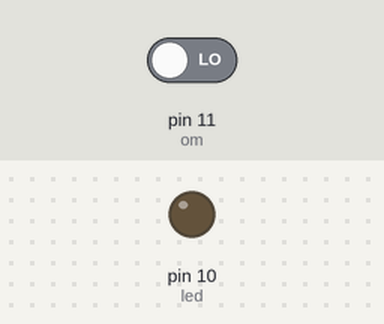
Simulated run of this sketch. Board: Arduino Uno, built with avr-gcc and run on an emulated ATmega328P. Parts: output pins drawn as LEDs (lit = HIGH). The inputs (shaded band) are chosen by the test bench; at power-on: pin 11 (om) LOW.

Above: at 1.2 s.
1.3 s: pin 11 (om) driven HIGH
At 3.39 s:
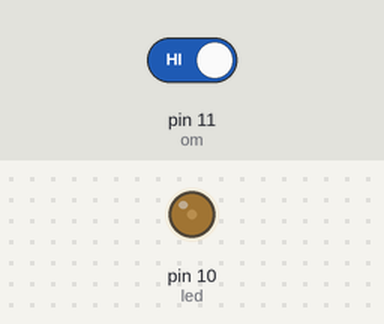
At 5.26 s:
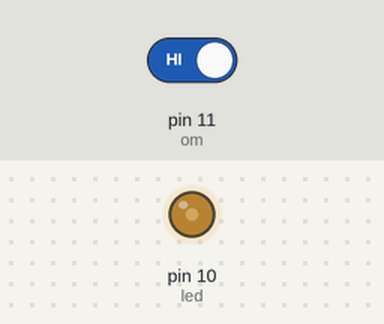
Timing chart, 0 to 16.3 s (numbered marks = the images above; inputs shaded):
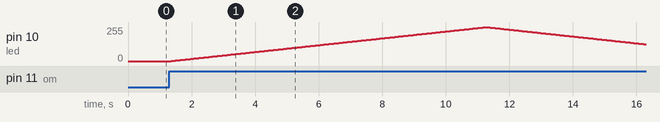

Measured:
- after the input at 1.3 s, pin 10 (led): rises from 0/255 to 254/255 in 9.9 s, then falls to 126/255 in 5.0 s

The sketch:

5.ino
```cpp
int led = 10;           // the pin that the LED is attached to
int brightness = 0;    // how bright the LED is
int fadeAmount = 5;    // how many points to fade the LED by
int om=11;
int i=0;
int j=0;
void setup() {
  pinMode(led, OUTPUT);
  pinMode(om, INPUT);
}

void loop() {

  if(digitalRead(om)==HIGH){

  analogWrite(led, j);

  //if(brightness!=255){
  // brightness = brightness + fadeAmount;}
  //if (brightness == 0 || brightness == 255) {
    //fadeAmount = -fadeAmount ;
  //}

  if(i<510)
  { if(i<255)
    {
      j++;
      i++;
    }
    if(i>=255)
    {
      j--;
      i++;
    }
  }
  }
  else
  {analogWrite(led,0); brightness=0; i=0; j=0;}
  delay(10000/255);
}
```
